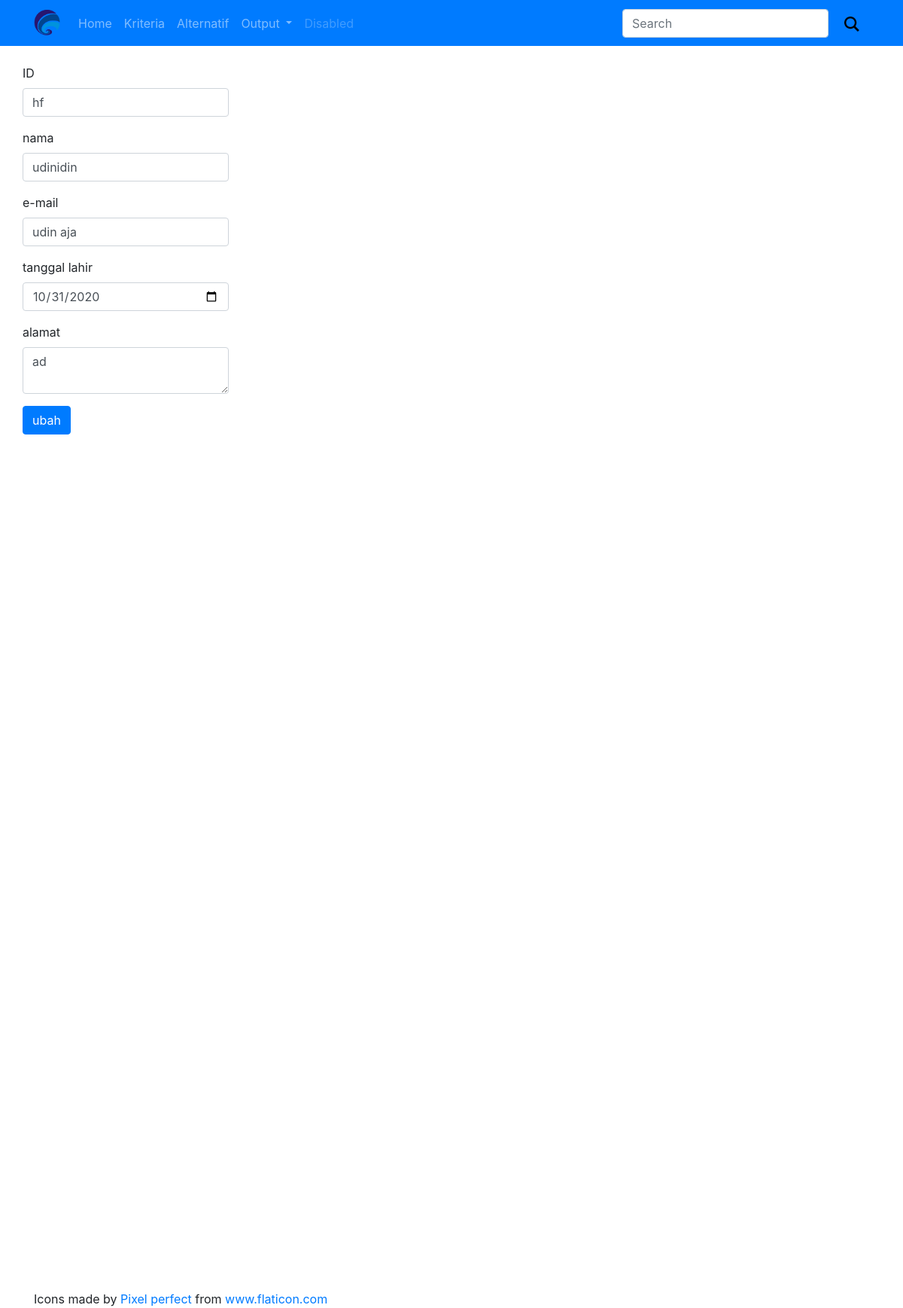
/?p=alternatifedit&key=hf, run on the app's committed database.
### tables this page shows
CREATE TABLE `alternatif` (
  `ida` varchar(13) NOT NULL,
  `namaa` varchar(35) NOT NULL,
  `emaila` varchar(50) NOT NULL,
  `tgl_lahira` date NOT NULL,
  `alamata` text NOT NULL
);

### config/app.php (the view, shortened to what this page needs)
<?php
function Datab()
{
    $host = "localhost";
    $user = "root";
    $pass = "";
    $db = "magangdss";
        $conn = new mysqli($host,$user,$pass, $db);
        return $conn;
}
function tampiltambahalteratif($id=null,$nama=null,$email=null,$tgl=null,$alamat=null){
    if ($_GET["p"] == "alternatifedit") {$tombol="ubah";}else{$tombol="tambah";}
    echo "
    <form action='' method='post'>
        <div class='form-group'>
            <label >ID</label>
            <input type='text' value='$id' name='id' class='form-control' >
        </div>
        <div class='form-group'>
            <label >nama</label>
            <input type='text' value='$nama' name='nama' class='form-control' >
        </div>
        <div class='form-group'>
            <label >e-mail</label>
            <input type='text' value='$email' name='email' class='form-control' >
        </div>
        <div class='form-group'>
            <label >tanggal lahir</label>
            <input type='date' value='$tgl' name='tgl' class='form-control' >
        </div>
        <div class='form-group'>
            <label >alamat</label>
            <textarea class='form-control' name='alamat' id='exampleFormControlTextarea1' >$alamat</textarea>
        </div>
            <button type='submit' name='addkan' class='btn btn-primary'>$tombol</button>
    </form>
    ";
}
?>

### data on the page
alternatif: id "hf", nama "udinidin", email "udin aja", tgl "10/31/2020", alamat "ad"

### other printed values
$tombol "ubah"
